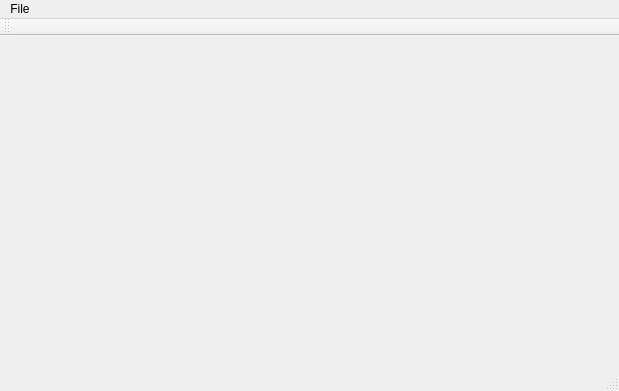
<?xml version="1.0" encoding="UTF-8"?>
<ui version="4.0">
 <class>MainWindow</class>
 <widget class="QMainWindow" name="MainWindow">
  <property name="geometry">
   <rect>
    <x>0</x>
    <y>0</y>
    <width>619</width>
    <height>391</height>
   </rect>
  </property>
  <property name="windowTitle">
   <string>MainWindow</string>
  </property>
  <widget class="QWidget" name="centralWidget"/>
  <widget class="QMenuBar" name="menuBar">
   <property name="geometry">
    <rect>
     <x>0</x>
     <y>0</y>
     <width>619</width>
     <height>20</height>
    </rect>
   </property>
   <widget class="QMenu" name="menuFile">
    <property name="title">
     <string>File</string>
    </property>
    <addaction name="separator"/>
    <addaction name="actionNew"/>
    <addaction name="actionOpen"/>
   </widget>
   <addaction name="menuFile"/>
  </widget>
  <widget class="QToolBar" name="mainToolBar">
   <attribute name="toolBarArea">
    <enum>TopToolBarArea</enum>
   </attribute>
   <attribute name="toolBarBreak">
    <bool>false</bool>
   </attribute>
  </widget>
  <widget class="QStatusBar" name="statusBar"/>
  <action name="actionNew">
   <property name="text">
    <string>Widget1</string>
   </property>
  </action>
  <action name="actionOpen">
   <property name="text">
    <string>Widget2</string>
   </property>
  </action>
 </widget>
 <layoutdefault spacing="6" margin="11"/>
 <resources/>
 <connections/>
</ui>
